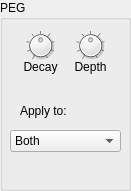
  <widget class="QGroupBox" name="groupBox_13">
   <property name="geometry">
    <rect>
     <x>860</x>
     <y>80</y>
     <width>131</width>
     <height>191</height>
    </rect>
   </property>
   <property name="title">
    <string>PEG</string>
   </property>
   <widget class="DialKnob" name="pegDecay">
    <property name="geometry">
     <rect>
      <x>10</x>
      <y>30</y>
      <width>61</width>
      <height>31</height>
     </rect>
    </property>
    <property name="sizePolicy">
     <sizepolicy hsizetype="Fixed" vsizetype="Fixed">
      <horstretch>0</horstretch>
      <verstretch>0</verstretch>
     </sizepolicy>
    </property>
    <property name="minimumSize">
     <size>
      <width>0</width>
      <height>0</height>
     </size>
    </property>
    <property name="maximumSize">
     <size>
      <width>16777215</width>
      <height>16777215</height>
     </size>
    </property>
    <property name="minimum">
     <number>-64</number>
    </property>
    <property name="maximum">
     <number>63</number>
    </property>
    <property name="notchTarget">
     <double>16.000000000000000</double>
    </property>
    <property name="notchesVisible">
     <bool>true</bool>
    </property>
   </widget>
   <widget class="DialKnob" name="pegDepth">
    <property name="geometry">
     <rect>
      <x>60</x>
      <y>30</y>
      <width>61</width>
      <height>31</height>
     </rect>
    </property>
    <property name="sizePolicy">
     <sizepolicy hsizetype="Fixed" vsizetype="Fixed">
      <horstretch>0</horstretch>
      <verstretch>0</verstretch>
     </sizepolicy>
    </property>
    <property name="minimumSize">
     <size>
      <width>0</width>
      <height>0</height>
     </size>
    </property>
    <property name="maximumSize">
     <size>
      <width>16777215</width>
      <height>16777215</height>
     </size>
    </property>
    <property name="minimum">
     <number>-64</number>
    </property>
    <property name="maximum">
     <number>63</number>
    </property>
    <property name="notchTarget">
     <double>16.000000000000000</double>
    </property>
    <property name="notchesVisible">
     <bool>true</bool>
    </property>
   </widget>
   <widget class="QLabel" name="label_53">
    <property name="geometry">
     <rect>
      <x>10</x>
      <y>60</y>
      <width>61</width>
      <height>21</height>
     </rect>
    </property>
    <property name="frameShadow">
     <enum>QFrame::Plain</enum>
    </property>
    <property name="text">
     <string>Decay</string>
    </property>
    <property name="alignment">
     <set>Qt::AlignHCenter|Qt::AlignTop</set>
    </property>
   </widget>
   <widget class="QLabel" name="label_54">
    <property name="geometry">
     <rect>
      <x>60</x>
      <y>60</y>
      <width>61</width>
      <height>21</height>
     </rect>
    </property>
    <property name="frameShadow">
     <enum>QFrame::Plain</enum>
    </property>
    <property name="text">
     <string>Depth</string>
    </property>
    <property name="alignment">
     <set>Qt::AlignHCenter|Qt::AlignTop</set>
    </property>
   </widget>
   <widget class="QLabel" name="label_55">
    <property name="geometry">
     <rect>
      <x>20</x>
      <y>100</y>
      <width>71</width>
      <height>21</height>
     </rect>
    </property>
    <property name="text">
     <string>Apply to:</string>
    </property>
   </widget>
   <widget class="ComboPicker" name="pegSwitch">
    <property name="geometry">
     <rect>
      <x>10</x>
      <y>130</y>
      <width>111</width>
      <height>22</height>
     </rect>
    </property>
    <property name="currentIndex">
     <number>2</number>
    </property>
    <item>
     <property name="text">
      <string>VCO1</string>
     </property>
    </item>
    <item>
     <property name="text">
      <string>VCO2</string>
     </property>
    </item>
    <item>
     <property name="text">
      <string>Both</string>
     </property>
    </item>
   </widget>
   <zorder>label_55</zorder>
   <zorder>label_54</zorder>
   <zorder>label_53</zorder>
   <zorder>pegDecay</zorder>
   <zorder>pegDepth</zorder>
   <zorder>pegSwitch</zorder>
  </widget>
